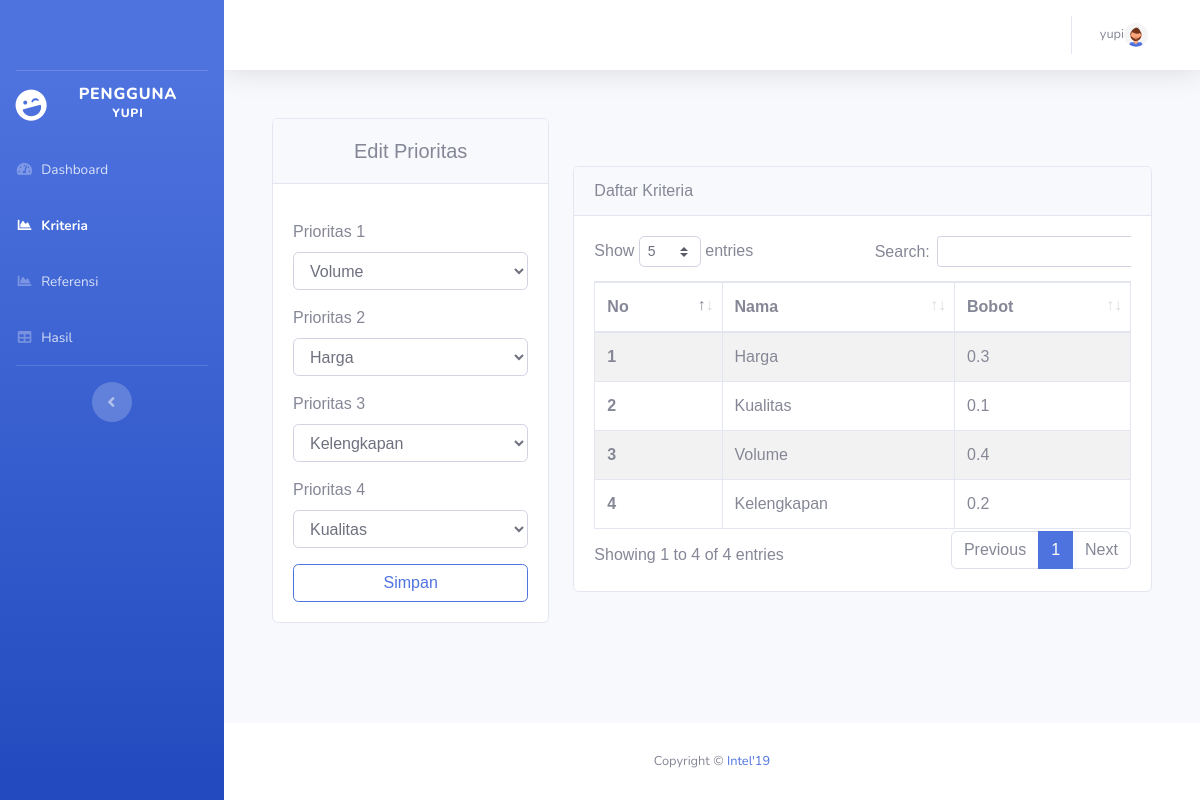
The app's page /user/kriteria.php (signed in) with its own data.
### tables this page shows
CREATE TABLE `tabel_tampung` (
  `id` int(11) NOT NULL,
  `prio1` varchar(50) NOT NULL,
  `prio2` varchar(50) NOT NULL,
  `prio3` varchar(50) NOT NULL,
  `prio4` varchar(50) NOT NULL,
  `f_id_user` int(11) NOT NULL
);

CREATE TABLE `kriteria` (
  `id_kriteria` char(2) NOT NULL,
  `nama_kriteria` varchar(20) NOT NULL
);

CREATE TABLE `bobot_kriteria` (
  `id_bobot` int(11) NOT NULL,
  `C1` float NOT NULL,
  `C2` float NOT NULL,
  `C3` float NOT NULL,
  `C4` float NOT NULL,
  `f_id_user` int(11) NOT NULL
);

### config.php (called while the page is built, shortened)
<?php
function connectDatabase()
{
    $conn = new mysqli(DB_HOST, DB_USERNAME, DB_PASSWORD, DB_NAME);
    return $conn;
}
?>

### user/functions/kriteria.php (called while the page is built, shortened)
<?php
require_once '../config.php';
class Kriteria{
    private $db;
    public function __construct()
    {
        $this->db = connectDatabase();
    }
    public function getKriteria($id_user)
    {
        return $this->db->query("SELECT * FROM `kriteria` JOIN bobot_kriteria ON bobot_kriteria.f_id_user = '$id_user'");
    }
}
$Kriteria = new Kriteria();
?>

### user/kriteria.php (the view, shortened to what this page needs)
<?php
require_once './header.php';
require_once './functions/kriteria.php';
$id_user = $_SESSION['id_user'];
$data_Kriteria = $Kriteria->getKriteria($id_user);
$dataKriteria = [
    "Harga", "Kualitas", "Volume", "Kelengkapan"
];
$dataTampung = $koneksi->query("SELECT * FROM tabel_tampung WHERE f_id_user='$id_user'");
?>
<div class="container" style="font-family: 'Prompt', sans-serif">
    <div class="row">
        <div class="col-md-4 mb-4">
            <div class="card">
                <?php if(mysqli_num_rows($data_Kriteria) >= 1):?>
                <?php foreach ($dataTampung as $tampung) :?>
                <div class="card-header">
                    <h5 class="text-center pt-2 col-12">
                        Edit Prioritas
                    </h5>
                </div>
                <form method="post" action="">
                    <div class="card-body">
                        <div class="mb-3 mt-3">
                            <label for="prioritas_1" class="form-label">Prioritas 1</label>
                            <select class="form-control" id="prioritas_1" name="prioritas_1"
                                aria-label="Default select example">
                                <?php foreach($dataKriteria as $kriteria):?>
                                <option <?= $tampung['prio1'] == $kriteria ? 'selected':''?> value="<?=$kriteria;?>">
                                    <?=$kriteria;?>
                                </option>
                                <?php endforeach;?>
                            </select>
                        </div>
                        <div class="mb-3 mt-3">
                            <label for="prioritas_2" class="form-label">Prioritas 2</label>
                            <select class="form-control" id="prioritas_2" name="prioritas_2">
                                <?php foreach($dataKriteria as $kriteria):?>
                                <option <?= $tampung['prio2'] == $kriteria ? 'selected':''?> value="<?=$kriteria;?>">
                                    <?=$kriteria;?>
                                </option>
                                <?php endforeach;?>
                            </select>
                        </div>
                        <div class="mb-3 mt-3">
                            <label for="prioritas_3" class="form-label">Prioritas 3</label>
                            <select class="form-control" id="prioritas_3" name="prioritas_3">
                                <?php foreach($dataKriteria as $kriteria):?>
                                <option <?= $tampung['prio3'] == $kriteria ? 'selected':''?> value="<?=$kriteria;?>">
                                    <?=$kriteria;?>
                                </option>
                                <?php endforeach;?>
                            </select>
                        </div>
                        <div class="mb-3 mt-3">
                            <label for="prioritas_4" class="form-label">Prioritas 4</label>
                            <select class="form-control" id="prioritas_4" name="prioritas_4">
                                <?php foreach($dataKriteria as $kriteria):?>
                                <option <?= $tampung['prio4'] == $kriteria ? 'selected':''?> value="<?=$kriteria;?>">
                                    <?=$kriteria;?>
                                </option>
                                <?php endforeach;?>
                            </select>
                        </div>
                        <button type="submit" name="edit" class="btn col-12 btn-outline-primary">
                            Simpan
                        </button>
                    </div>
                </form>
                <?php endforeach;?>
                <?php endif;?>
            </div>
        </div>
        <div class="col-md-8 mt-5">
            <div class="card">
                <div class="card-header">Daftar Kriteria</div>
                <div class="card-body">
                    <div class="table-responsive">
                        <table class="table table-striped table-bordered nowrap" style="width:100%" id="table">
                            <thead>
                                <tr>
                                    <th scope="col">No</th>
                                    <th scope="col">Nama</th>
                                    <th scope="col">Bobot</th>
                                </tr>
                            </thead>
                            <tbody class="table-group-divider">
                                <?php foreach ($data_Kriteria as $key => $kriteria):?>
                                <tr>
                                    <th scope="row"><?=$key+1;?></th>
                                    <td><?=$kriteria['nama_kriteria'];?></td>
                                    <td><?=$kriteria['C'.$key+1];?></td>
                                </tr>
                                <?php endforeach;?>
                            </tbody>
                        </table>
                    </div>
                </div>
            </div>
        </div>
    </div>
</div>
<?php
require_once './footer.php';
?>

### records on screen
tabel_tampung: prioritas_1 "Volume", prioritas_2 "Harga", prioritas_3 "Kelengkapan", prioritas_4 "Kualitas"
kriteria: nama_kriteria "Harga", bobot_kriteria.C1 "0.3"
kriteria: nama_kriteria "Kualitas", bobot_kriteria.C2 "0.1"
kriteria: nama_kriteria "Volume", bobot_kriteria.C3 "0.4"
kriteria: nama_kriteria "Kelengkapan", bobot_kriteria.C4 "0.2"

### other values on screen
$_SESSION['username'] "YUPI"
$_SESSION['username'] "yupi"
